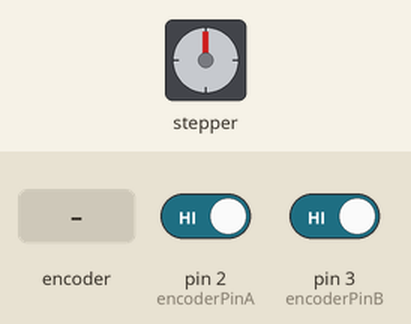
Bench run of a sketch on a simulated Arduino Uno, built with avr-gcc and run on an emulated ATmega328P. On the bench: stepper motor. Wiring (inferred from the names in the program): stepper motor (200 steps per turn assumed): coils pin 8, pin 9, pin 10, pin 11. The inputs (shaded band) are chosen by the test bench; at power-on: pin 2 (encoderPinA) HIGH, pin 3 (encoderPinB) HIGH. What the sketch prints to the serial monitor is not drawn.

Above: at 1.2 s.
1.3 s: rotary encoder on pin 2 (encoderPinA) / pin 3 (encoderPinB) turned 1 step (first pin leading)
At 2.0 s:
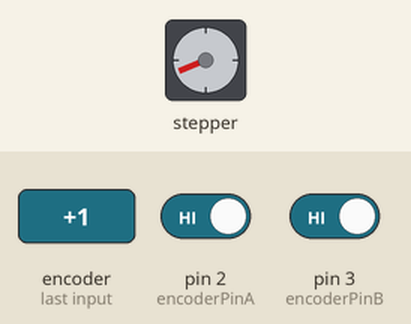
3.1 s: rotary encoder on pin 2 (encoderPinA) / pin 3 (encoderPinB) turned 1 step (first pin leading)
At 4.7 s:
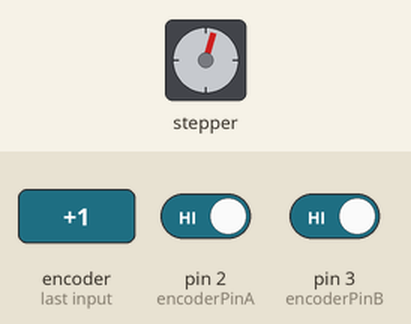
5.2 s: rotary encoder on pin 2 (encoderPinA) / pin 3 (encoderPinB) turned 3 steps (first pin leading)
At 8.0 s:
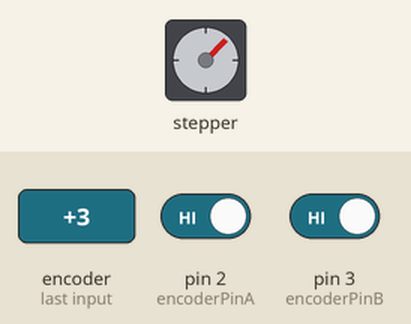
8.2 s: rotary encoder on pin 2 (encoderPinA) / pin 3 (encoderPinB) turned 1 step (first pin leading)
At 9.8 s:
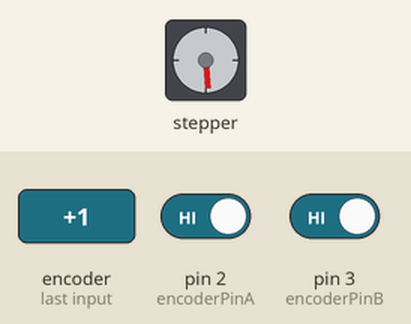
10.3 s: rotary encoder on pin 2 (encoderPinA) / pin 3 (encoderPinB) turned 2 steps (second pin leading)
At 12.1 s:
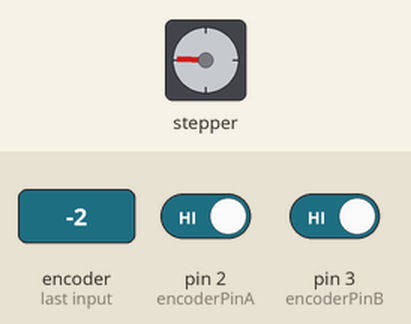
Timing chart, 0 to 13.6 s (numbered marks = the images above; inputs shaded):
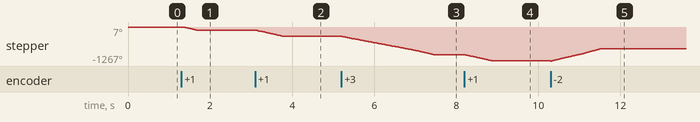

The sketch:

P2V4.ino
```cpp
// Define the pins for the encoder
#define encoderPinA 2
#define encoderPinB 3

// Define the pins for the stepper motor
#define in1 8
#define in2 9
#define in3 10
#define in4 11

bool CW = false;
int stepSign = 0;
int ratio = 32;

// Define a variable to keep track of the encoder state
volatile int encoderSteps = 0; // current position of the encoder
volatile int lastEncoded = 0; // previous state of the encoder

// Define the number of steps per revolution for the stepper motor
const int STEPS_PER_REV = 200;

int pasitoDado = 0;
int OtroDicoDeOmega = 0;

void setup() {
  // Initialize serial communication
  Serial.begin(9600);

  // Set the encoder pins as input
  pinMode(encoderPinA, INPUT_PULLUP);
  pinMode(encoderPinB, INPUT_PULLUP);

  // Enable pull-up resistors for the encoder pins
  digitalWrite(encoderPinA, HIGH);
  digitalWrite(encoderPinB, HIGH);

  // Attach an interrupt to the encoder pin A
  attachInterrupt(digitalPinToInterrupt(encoderPinA), encoderISR, CHANGE);
  attachInterrupt(digitalPinToInterrupt(encoderPinB), encoderISR, CHANGE);

  // Set the stepper motor pins as output
  pinMode(in1, OUTPUT);
  pinMode(in2, OUTPUT);
  pinMode(in3, OUTPUT);
  pinMode(in4, OUTPUT);
}

void loop() {
  // Nothing to do here
  int dif = OtroDicoDeOmega - pasitoDado;
  Serial.println(dif);

  if (dif>0) {
    HeartBeat();
    CW = true;
  } else if (dif<0) {
    HeartBeat();
    CW = false;
  } else {
    //Serial.print("ya papito\n");
  }
}

void HeartBeat(){
  static int stepCount = 0;
  switch (stepCount) {
    case 0:
      digitalWrite(in1, HIGH);
      digitalWrite(in2, LOW);
      digitalWrite(in3, LOW);
      digitalWrite(in4, LOW);
      break;

    case 1:
      digitalWrite(in1, LOW);
      digitalWrite(in2, HIGH);
      digitalWrite(in3, LOW);
      digitalWrite(in4, LOW);
      break;

    case 2:
      digitalWrite(in1, LOW);
      digitalWrite(in2, LOW);
      digitalWrite(in3, HIGH);
      digitalWrite(in4, LOW);
      break;

    case 3:
      digitalWrite(in1, LOW);
      digitalWrite(in2, LOW);
      digitalWrite(in3, LOW);
      digitalWrite(in4, HIGH);
      break;

  }
  if (CW) {
      stepCount++;
      pasitoDado++;
  } else if (!CW) {
      stepCount--;
      pasitoDado--;
  }

  if (stepCount >=4) {
    stepCount = 0;
  } else if (stepCount < 0) {
    stepCount = 3;
  }
}

void encoderISR() {
  // Read the state of the encoder pins and update the encoder steps
  int MSB = digitalRead(encoderPinA);
  int LSB = digitalRead(encoderPinB);

  int encoded = (MSB << 1) | LSB;
  int sum = (lastEncoded << 2) | encoded;

  if (sum == 0b1101 || sum == 0b0100 || sum == 0b0010 || sum == 0b1011) {
    encoderSteps--;
    OtroDicoDeOmega += (-1*ratio);
  }
  if (sum == 0b1110 || sum == 0b0111 || sum == 0b0001 || sum == 0b1000) {
    encoderSteps++;
    OtroDicoDeOmega += (1*ratio);
  }

  lastEncoded = encoded;
}
```

Measured:
- after the input at 3.1 s, stepper: turns 230° counter-clockwise in 0.67 s, starting at once
- after the input at 5.2 s, stepper: turns 692° counter-clockwise in 2.3 s, starting at once
- after the input at 8.2 s, stepper: turns 230° counter-clockwise in 0.67 s, starting at once
